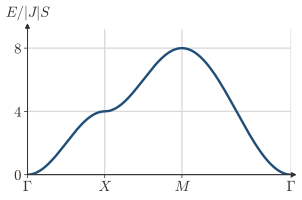

Here is the Python script that generated this plot:
"""Session 6, Section 6.15, the ferromagnetic magnon (6.8) of the square lattice along the path Gamma, X, M, Gamma.

The picture sits in the feedback of the quiz at (pi, pi). The calculation is the pyqula script
webnotes/scripts/session06/g4_magnon_square.py, which the student downloads under the figure: the magnon is a boson
that hops with -|J|S to the four neighbors (tij=[-1.]) and has the onsite energy z|J|S = 4 (h.add_onsite(4.)), with
|J|S = 1, so its band is E = 4|J|S (1 - gamma) with gamma = (cos kx + cos ky)/2. The path is given as reduced momenta,
so steps 0, 100, 200 and 300 are Gamma, X, M and Gamma. The asserts check the band against the closed form at every
step, and the values 0, 4 and 8 at Gamma, X and M that the feedback quotes."""
import os, sys
sys.path.insert(0, os.path.join(os.path.dirname(os.path.abspath(__file__)), '..'))
import numpy as np
import style

d = style.run_script('session06/g4_magnon_square.py')
kp, e = np.asarray(d['kpath'], float), np.asarray(d['e'], float)
gamma = 0.5 * (np.cos(2 * np.pi * kp[:, 0]) + np.cos(2 * np.pi * kp[:, 1]))
assert len(e) == 301 and np.allclose(e, 4 * (1 - gamma), atol=1e-12)      # (6.8) with z = 4 and |J|S = 1
assert np.allclose(e[[0, 100, 200, 300]], [0, 4, 8, 0], atol=1e-12)        # Gamma, X, M, Gamma
assert abs(e.min()) < 1e-12 and np.isclose(e.max(), 8) and np.argmax(e) == 200  # zero at Gamma, top at M
x = np.r_[0, np.cumsum(np.linalg.norm(np.diff(kp[:, :2], axis=0), axis=1))] * 2 * np.pi
marks = x[[0, 100, 200, 300]]
assert np.allclose(marks, [0, np.pi, 2 * np.pi, (2 + np.sqrt(2)) * np.pi])

FS = 11
style.plt.rcParams['font.size'] = FS          # the labels of the arrows too, for a phone
fig, ax = style.figure(height_cm=5.0, width_cm=9.0)
for xx in marks:
    style.guide(ax, x=xx)
for yy in (4, 8):
    style.guide(ax, y=yy)
ax.plot(x, e, color=style.ACCENT)
style.arrows(ax, ylabel=r'$E/|J|S$')
ax.set_xticks(marks); ax.set_xticklabels([r'$\Gamma$', r'$X$', r'$M$', r'$\Gamma$'], fontsize=FS)
ax.set_yticks([0, 4, 8]); ax.set_yticklabels(['$0$', '$4$', '$8$'], fontsize=FS)
ax.tick_params(length=2.5, width=0.6, pad=2)
ax.set_xlim(0, marks[-1]); ax.set_ylim(0, 9.2)
style.save(fig, __file__)
